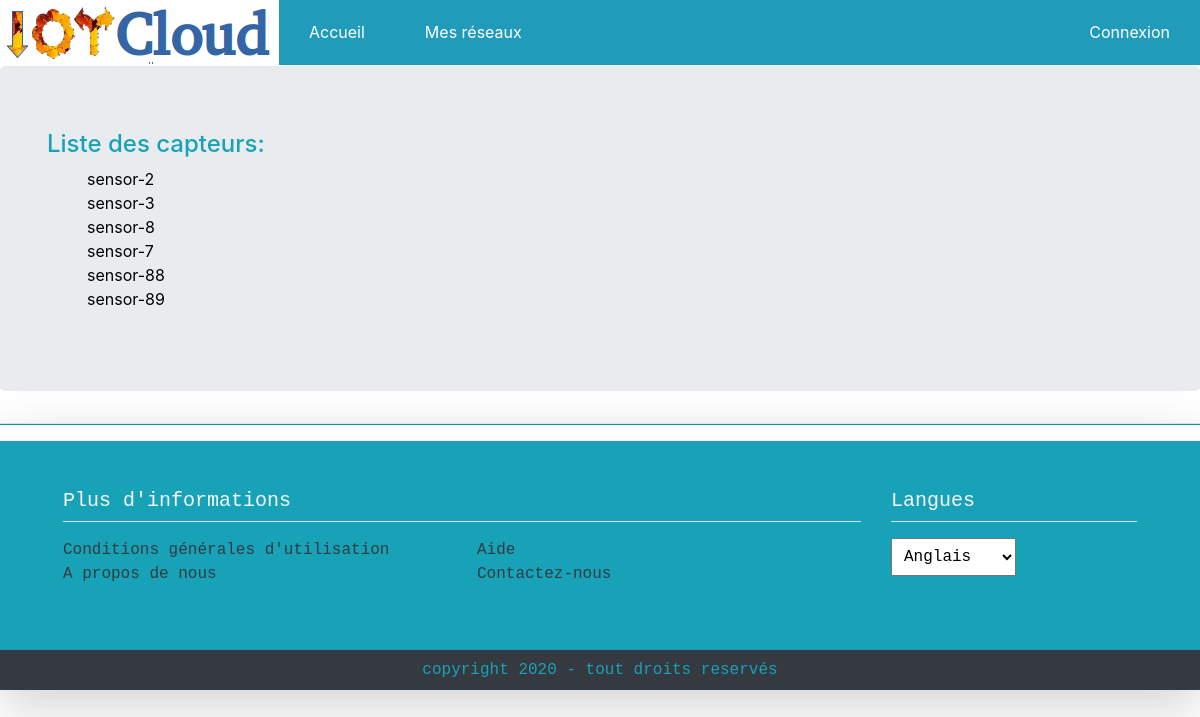
Before: /iotCloud/network/1 with the older database file.
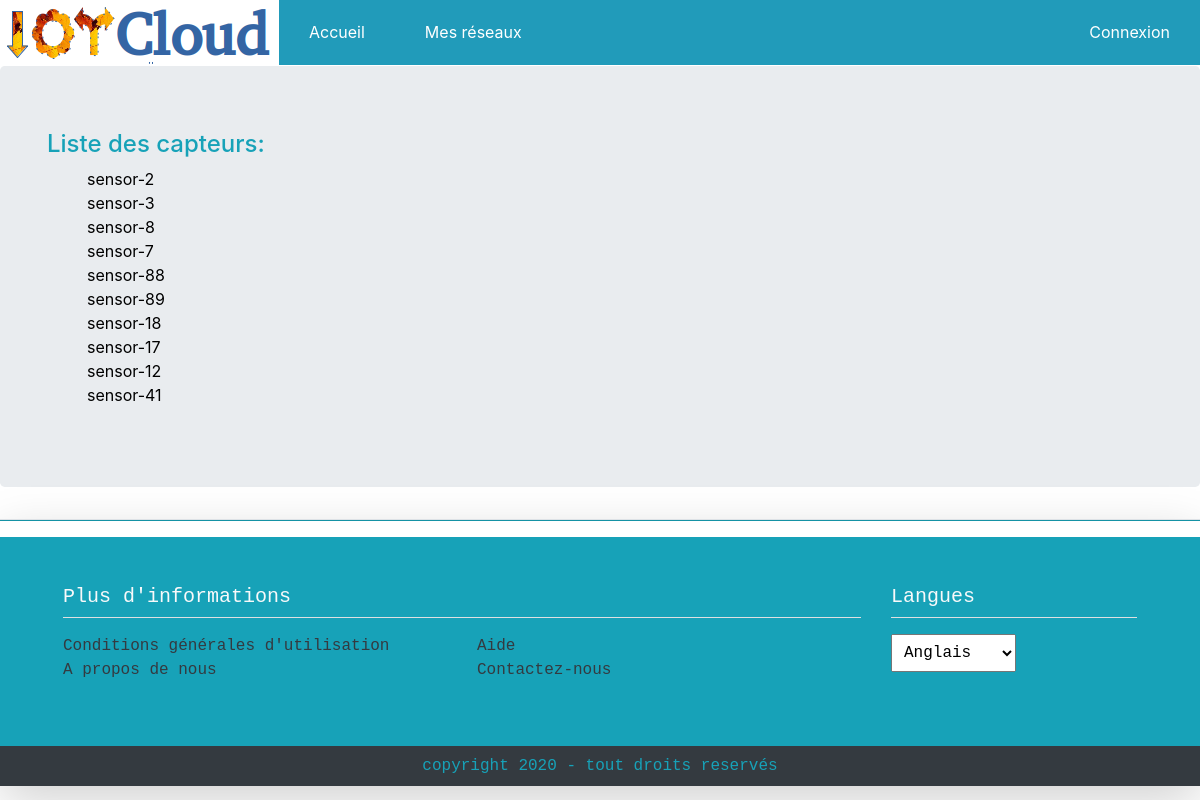
After: the same page with the newer database file.
### iotCloud/models.py (models this page shows, shortened)
class Capteur(models.Model):
    reseau = models.ForeignKey(Reseau, on_delete = models.CASCADE)
    nom_capteur = models.CharField(max_length = 30, unique=True)
    adresse_capteur = models.CharField(max_length = 30,  unique=True)
    description_capteur = models.TextField(max_length = 150)

### iotCloud/views.py (the view)
# urls.py: path('network/<int:reseau_id>', views.sensor_list, name='sensor_list'),
def sensor_list(request, reseau_id):
    sensors = Capteur.objects.filter(reseau_id=reseau_id)
    return render(request, 'iotCloud/list.html', {'sensors':sensors})

### iotCloud/templates/iotCloud/list.html (shortened to what this page needs)
{% extends "iotCloud/accueil.html" %}
    {% block page_title %}
        Liste des capteurs:
    {% endblock %}
  {% block capteur %}
    <ul>
        {% for s in sensors %}
        <li>
            <a href="{% url 'select_sensor_data' s.id %}">{{ s.nom_capteur  }}</a>
        </li>
        {% empty %}
          <h4>Ce réseau n'a aucun capteur pour le moment...</h4>
        {% endfor %}
    </ul>
  {% endblock capteur %}

Changed rows visible on the page:
added Capteur: nom_capteur "sensor-18"
added Capteur: nom_capteur "sensor-17"
added Capteur: nom_capteur "sensor-12"
added Capteur: nom_capteur "sensor-41"
